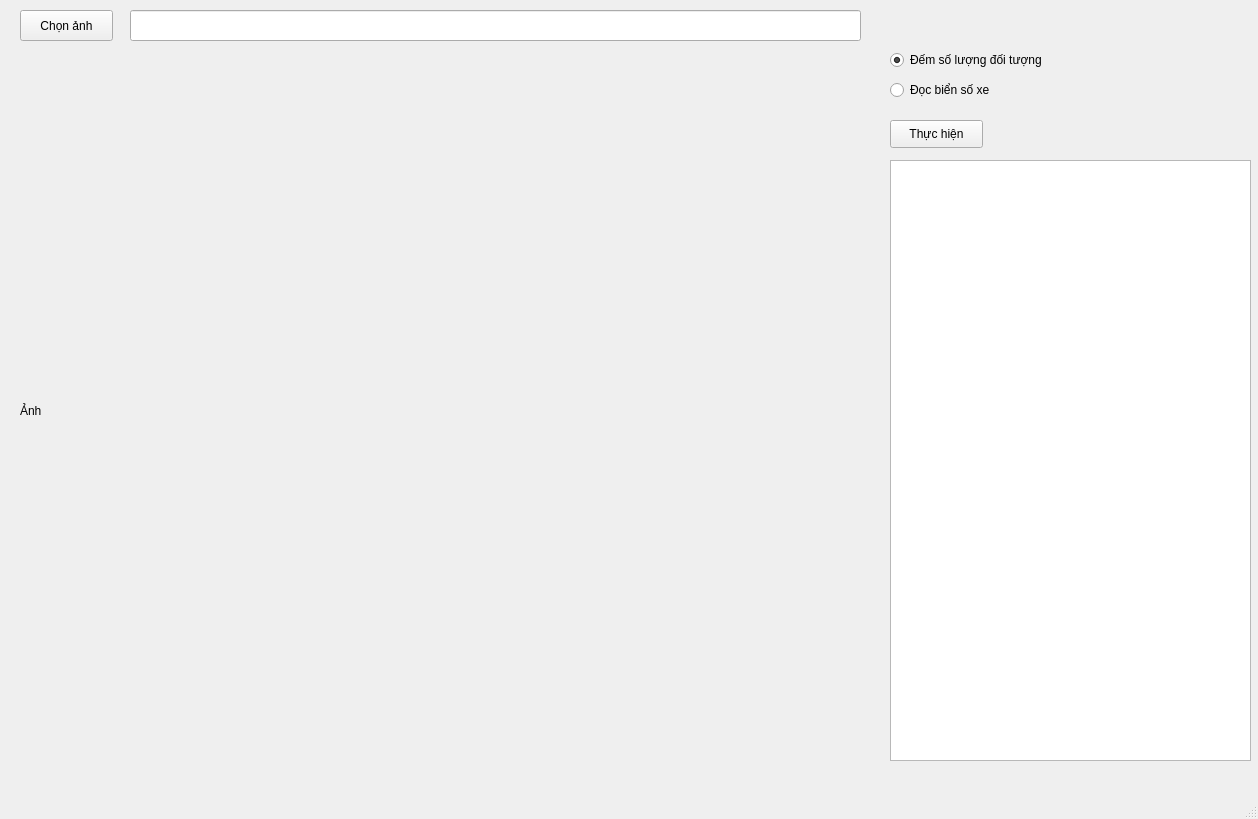
<?xml version="1.0" encoding="UTF-8"?>
<ui version="4.0">
 <class>MainWindow</class>
 <widget class="QMainWindow" name="MainWindow">
  <property name="geometry">
   <rect>
    <x>0</x>
    <y>0</y>
    <width>1258</width>
    <height>819</height>
   </rect>
  </property>
  <property name="windowTitle">
   <string>MainWindow</string>
  </property>
  <widget class="QWidget" name="centralwidget">
   <widget class="QPushButton" name="importImgBtn">
    <property name="geometry">
     <rect>
      <x>20</x>
      <y>10</y>
      <width>93</width>
      <height>31</height>
     </rect>
    </property>
    <property name="text">
     <string>Chọn ảnh</string>
    </property>
   </widget>
   <widget class="QLineEdit" name="imageUrl">
    <property name="geometry">
     <rect>
      <x>130</x>
      <y>10</y>
      <width>731</width>
      <height>31</height>
     </rect>
    </property>
   </widget>
   <widget class="QLabel" name="imageLabel">
    <property name="geometry">
     <rect>
      <x>20</x>
      <y>60</y>
      <width>841</width>
      <height>701</height>
     </rect>
    </property>
    <property name="text">
     <string>Ảnh</string>
    </property>
   </widget>
   <widget class="QRadioButton" name="objectDetectionRadioBtn">
    <property name="geometry">
     <rect>
      <x>890</x>
      <y>50</y>
      <width>181</width>
      <height>20</height>
     </rect>
    </property>
    <property name="text">
     <string>Đếm số lượng đối tượng</string>
    </property>
    <property name="checked">
     <bool>true</bool>
    </property>
   </widget>
   <widget class="QRadioButton" name="licensePlateRadioBtn">
    <property name="geometry">
     <rect>
      <x>890</x>
      <y>80</y>
      <width>181</width>
      <height>20</height>
     </rect>
    </property>
    <property name="text">
     <string>Đọc biển số xe</string>
    </property>
    <property name="checked">
     <bool>false</bool>
    </property>
   </widget>
   <widget class="QPushButton" name="executeFunction">
    <property name="geometry">
     <rect>
      <x>890</x>
      <y>120</y>
      <width>93</width>
      <height>28</height>
     </rect>
    </property>
    <property name="text">
     <string>Thực hiện</string>
    </property>
   </widget>
   <widget class="QLabel" name="informationError">
    <property name="geometry">
     <rect>
      <x>900</x>
      <y>10</y>
      <width>341</width>
      <height>31</height>
     </rect>
    </property>
    <property name="text">
     <string/>
    </property>
   </widget>
   <widget class="QTableWidget" name="resultTableWidget">
    <property name="geometry">
     <rect>
      <x>890</x>
      <y>160</y>
      <width>361</width>
      <height>601</height>
     </rect>
    </property>
    <property name="columnCount">
     <number>0</number>
    </property>
   </widget>
  </widget>
  <widget class="QMenuBar" name="menubar">
   <property name="geometry">
    <rect>
     <x>0</x>
     <y>0</y>
     <width>1258</width>
     <height>26</height>
    </rect>
   </property>
  </widget>
  <widget class="QStatusBar" name="statusbar"/>
 </widget>
 <resources/>
 <connections/>
</ui>
